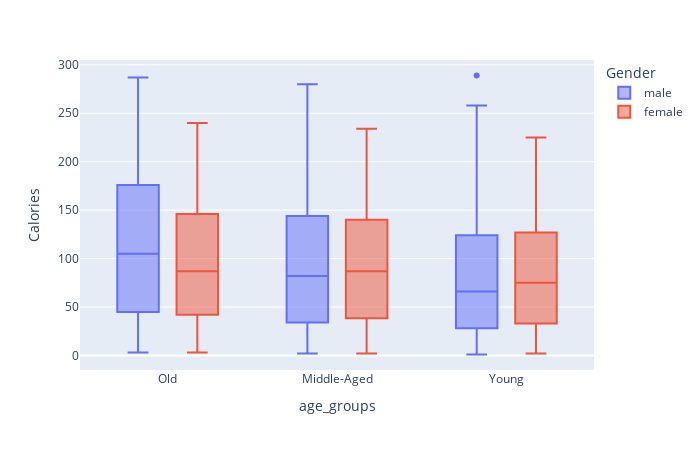

Source (notebook cell):
### Code cell
import nbformat
print(nbformat.__version__)
fig=px.box(exercise_train_data,x="age_groups",y="Calories",color="Gender")

fig.update_layout(
    width=700,
    height=450,
)
fig.show()

### Figure 1 — Plotly figure (JSON) as saved in the notebook; plotly's stock layout.template omitted (floating-point values rounded to 4 significant figures; data arrays with more than 128 entries replaced by an {"elided": "..."} marker saying what was removed)
{"data": [{"alignmentgroup": "True", "hovertemplate": "Gender=male<br>age_groups=%{x}<br>Calories=%{y}<extra></extra>", "legendgroup": "male", "marker": {"color": "#636efa"}, "name": "male", "notched": false, "offsetgroup": "male", "orientation": "v", "showlegend": true, "type": "box", "x": {"elided": "5932 str values"}, "x0": " ", "xaxis": "x", "y": {"elided": "5932 float values"}, "y0": " ", "yaxis": "y"}, {"alignmentgroup": "True", "hovertemplate": "Gender=female<br>age_groups=%{x}<br>Calories=%{y}<extra></extra>", "legendgroup": "female", "marker": {"color": "#EF553B"}, "name": "female", "notched": false, "offsetgroup": "female", "orientation": "v", "showlegend": true, "type": "box", "x": {"elided": "6068 str values"}, "x0": " ", "xaxis": "x", "y": {"elided": "6068 float values"}, "y0": " ", "yaxis": "y"}], "layout": {"boxmode": "group", "height": 450, "legend": {"title": {"text": "Gender"}, "tracegroupgap": 0}, "margin": {"t": 60}, "width": 700, "xaxis": {"anchor": "y", "domain": [0, 1], "title": {"text": "age_groups"}}, "yaxis": {"anchor": "x", "domain": [0, 1], "title": {"text": "Calories"}}}}
